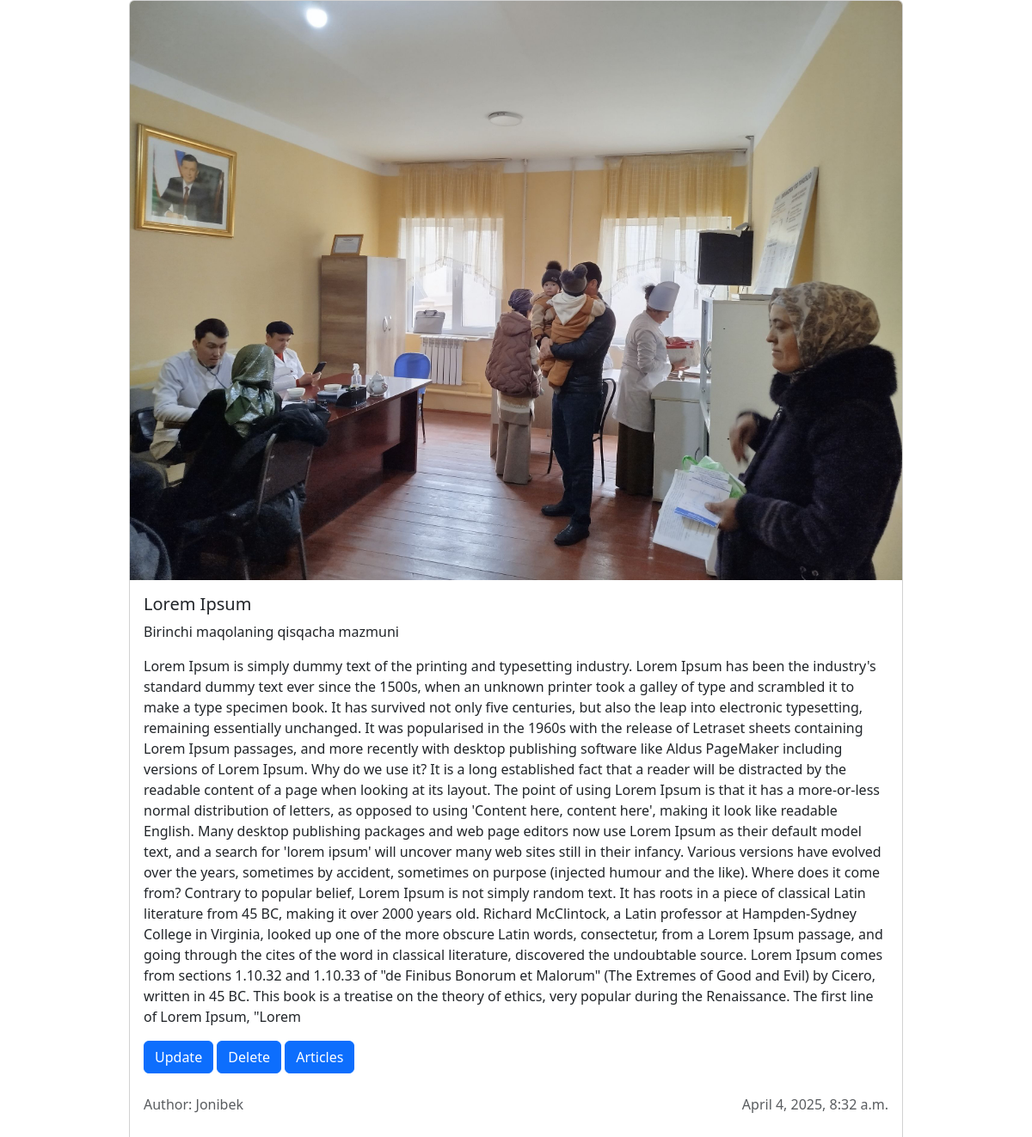
The page /articles/3 on the database its author committed.
### articles/models.py (models this page shows, shortened)
class Article(models.Model):
    title = models.CharField(max_length=150)
    summary = models.CharField(max_length=200)
    body = models.TextField()
    date = models.DateTimeField(auto_now_add=True)
    photo = models.ImageField(upload_to='images/', blank=True)
    author = models.ForeignKey(
        get_user_model(),
        on_delete=models.CASCADE
    )

### accounts/models.py (models this page shows)
class CustomUser(AbstractUser):
    age = models.PositiveIntegerField(null=True, blank=True)

### articles/views.py (the view)
# urls.py: path('<int:pk>', ArticleDetailView.as_view(), name='article_detail'),
class ArticleDetailView(DetailView):
    model = Article
    template_name = 'article_detail.html'

### templates/article_detail.html
{% extends 'base.html' %} {% block content %}
<div class="lg:w-50 w-75 mx-auto">
  <div class="card" style="width: 100%">
    {% if object.photo %}
    <img src="{{object.photo.url}}" class="card-img-top" alt="..." />
    {% endif %}
    <div class="card-body">
      <h5 class="card-title">{{object.title}}</h5>
      <p class="card-text">{{object.summary}}</p>
      <p>{{object.body}}</p>
      <a href="{% url 'article_update' article.pk %}" class="btn btn-primary"
        >Update</a
      >
      <a href="{% url 'article_delete' article.pk %}" class="btn btn-primary"
        >Delete</a
      >
      <a href="{% url 'article_list' %}" class="btn btn-primary">Articles</a>
      <div
        class="d-flex flex-row gap-5 text-muted justify-content-between mt-4 fs-sm"
      >
        <p>Author: {{object.author|title}}</p>
        <p>{{object.date}}</p>
      </div>
    </div>
  </div>
</div>
{% endblock content %}

### rows shown on the page
Article: photo (picture), title "Lorem Ipsum", summary "Birinchi maqolaning qisqacha mazmuni", body "Lorem Ipsum is simply dummy text of the printing and typesetting industry. Lorem Ipsum has been the industry's standard dummy text ever since the 1500s, when an unknown printer took a galley of type and scrambled it to make a type specimen book. It has survived not only five centuries, but also the leap into electronic typesetting, remaining essentially unchanged. It was popularised in the 1960s with the release of Letraset sheets containing Lorem Ipsum passages, and more recently with desktop publishing software like Aldus PageMaker including versions of Lorem Ipsum. Why do we use it? It is a long established fact that a reader will be distracted by the readable content of a page when…", author "Jonibek", date "April 4, 2025, 8:32 a.m."
